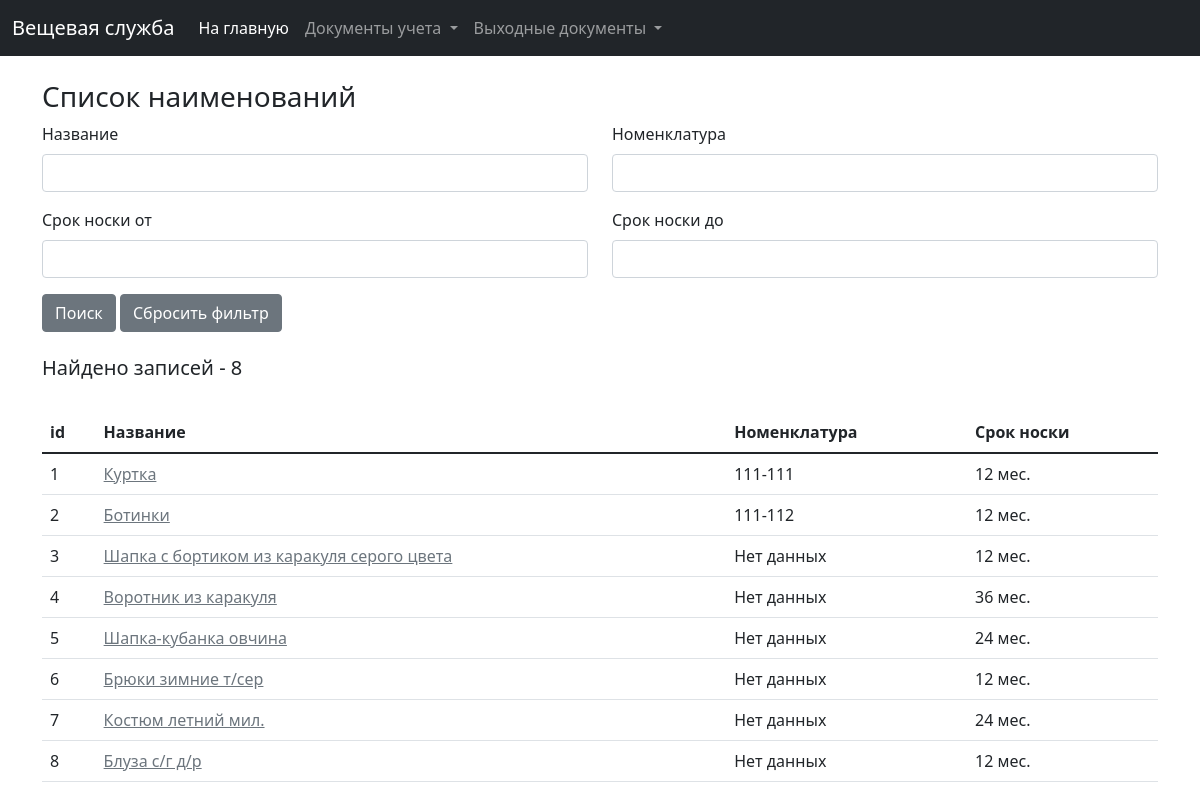
Before: /clothing/clothes with the older database file.
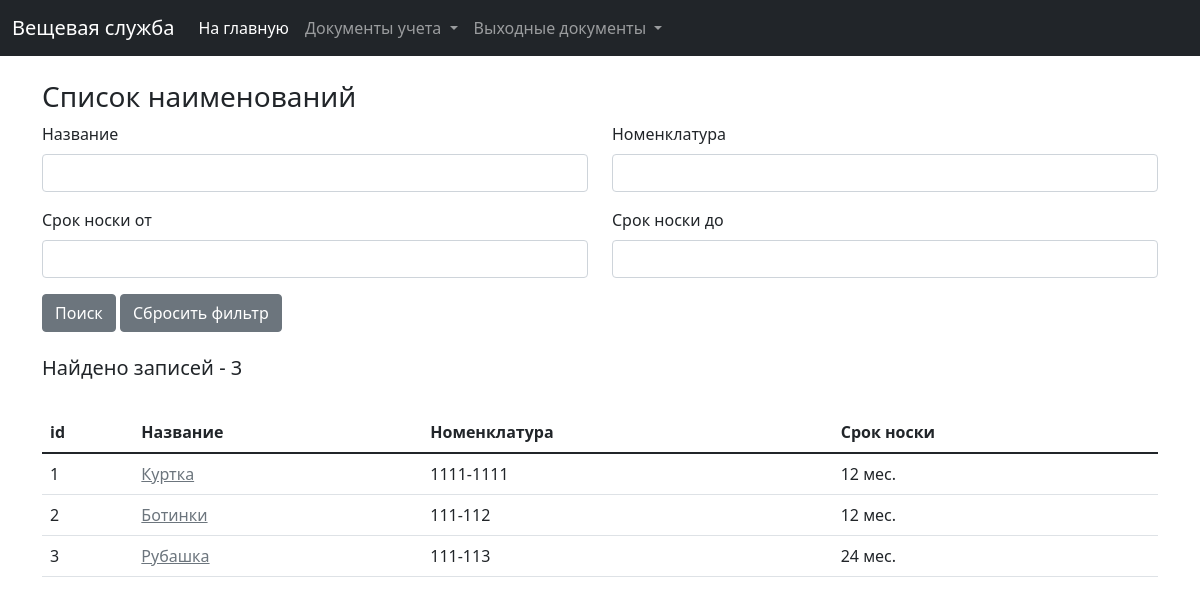
After: the same page with the newer database file.
### clothing/models.py (models this page shows, shortened)
class Clothes(models.Model):
    clothes_title = models.CharField(verbose_name="Наименование", max_length=255)
    wear_time = models.IntegerField(verbose_name="Сроки носки, мес.")
    nomenclature = models.CharField(verbose_name="Номенклатура", max_length=255, null=True, blank=True)
    created_at = models.DateTimeField(verbose_name="Дата и время создания", auto_created=True, blank=True, null=True)
    last_modified = models.DateTimeField(verbose_name="Дата и время последнего изменения", auto_now=True, blank=True,
                                         null=True)
    class Meta:
        ordering = ('id',)
        verbose_name = 'Наименование предмета'
        verbose_name_plural = 'Наименования предметов'

### clothing/views.py (the view)
# urls.py: path('clothes', views.clothes_list, name='clothes_list'),
def clothes_list(request):
    f = ClothesFilter(request.GET, queryset=Clothes.objects.all())
    clothes_list = f.qs
    clothes_form = ClothesForm()
    return render(request, 'clothing/clothes/clothes_list.html',
                  {'clothes_list': clothes_list, 'clothes_form': clothes_form, 'filter': f})

### clothing/forms.py
class ClothesForm(ModelForm):
    class Meta:
        model = Clothes
        fields = ['clothes_title', 'wear_time', 'nomenclature']

### clothing/templates/clothing/clothes/clothes_list.html (shortened to what this page needs)
{% extends 'base.html' %}
{% load widget_tweaks %}
{% load static %}
{% block content %}
    <div class="container">
        <br>
        <h3>Список наименований</h3>
        <form action="{% url 'clothing:clothes_list' %}">
            <div class="row">
                <div class="col-md-6">
                    <div class="mb-3">
                        <label class="form-label">Название</label>
                        {% render_field filter.form.clothes_title class+="form-control" %}
                    </div>
                </div>
                <div class="col-md-6">
                    <div class="mb-3">
                        <label class="form-label">Номенклатура</label>
                        {% render_field filter.form.nomenclature class+="form-control" %}
                    </div>
                </div>
            </div>
            <div class="row">
                <div class="col-md-6">
                    <div class="mb-3">
                        <label class="form-label">Срок носки от</label>
                        {% render_field filter.form.wear_time_from class+="form-control" %}
                    </div>
                </div>
                <div class="col-md-6">
                    <div class="mb-3">
                        <label class="form-label">Срок носки до</label>
                        {% render_field filter.form.wear_time_till class+="form-control" %}
                    </div>
                </div>
            </div>
            <button type="submit" class="btn btn-secondary">Поиск</button>
            <a href="{% url 'clothing:clothes_list' %}" class="btn btn-secondary">Сбросить фильтр</a>
        </form>
        <br>
        {% if clothes_list %}
            <h5>Найдено записей - {{ clothes_list.count }}</h5> <br>
            <table class="table">
                <thead>
                <tr>
                    <th scope="col">id</th>
                    <th scope="col">Название</th>
                    <th scope="col">Номенклатура</th>
                    <th scope="col">Срок носки</th>
                </tr>
                </thead>
                <tbody>
                {% for clothes in clothes_list %}
                    <tr>
                        <td>{{ clothes.id }}</td>
                        <td><a href="#card_add_data_form_{{ clothes.id }}" data-bs-toggle="modal"
                               class="link-secondary">{{ clothes.clothes_title|default_if_none:"Нет данных" }}</a></td>
                        <td>{{ clothes.nomenclature|default_if_none:"Нет данных" }}</td>
                        <td>{{ clothes.wear_time|default_if_none:"Нет данных" }} мес.</td>
                    </tr>
                {% endfor %}
                </tbody>
            </table>
        {% else %}
            <p>Список пуст!</p>
        {% endif %}
    </div>
{% endblock %}

Changed rows visible on the page:
removed Clothes: id "4", clothes_title "Воротник из каракуля", nomenclature "Нет данных", wear_time "36"
removed Clothes: id "5", clothes_title "Шапка-кубанка овчина", nomenclature "Нет данных", wear_time "24"
removed Clothes: id "6", clothes_title "Брюки зимние т/сер", nomenclature "Нет данных", wear_time "12"
removed Clothes: id "7", clothes_title "Костюм летний мил.", nomenclature "Нет данных", wear_time "24"
removed Clothes: id "8", clothes_title "Блуза с/г д/р", nomenclature "Нет данных", wear_time "12"
changed Clothes "Куртка": nomenclature "111-111" → "1111-1111"
changed Clothes id 3: clothes_title "Шапка с бортиком из каракуля серого цвета" → "Рубашка"; nomenclature "Нет данных" → "111-113"; wear_time "12" → "24"
Other visible differences:
{{ clothes_list.count }}: "8" → "3"
